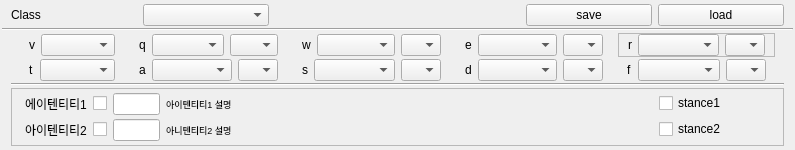
       <widget class="QWidget" name="widget_5" native="true">
        <layout class="QVBoxLayout" name="verticalLayout_7" stretch="1,0,3">
         <property name="spacing">
          <number>0</number>
         </property>
         <property name="leftMargin">
          <number>2</number>
         </property>
         <property name="topMargin">
          <number>2</number>
         </property>
         <property name="rightMargin">
          <number>2</number>
         </property>
         <property name="bottomMargin">
          <number>2</number>
         </property>
         <item>
          <widget class="QWidget" name="widget_30" native="true">
           <layout class="QHBoxLayout" name="horizontalLayout_29" stretch="1,1,2,1,1">
            <property name="topMargin">
             <number>2</number>
            </property>
            <property name="bottomMargin">
             <number>2</number>
            </property>
            <item>
             <widget class="QLabel" name="label_27">
              <property name="text">
               <string>Class</string>
              </property>
             </widget>
            </item>
            <item>
             <widget class="QComboBox" name="class_combo"/>
            </item>
            <item>
             <spacer name="horizontalSpacer_2">
              <property name="orientation">
               <enum>Qt::Horizontal</enum>
              </property>
              <property name="sizeHint" stdset="0">
               <size>
                <width>40</width>
                <height>20</height>
               </size>
              </property>
             </spacer>
            </item>
            <item>
             <widget class="QPushButton" name="btn_save">
              <property name="text">
               <string>save</string>
              </property>
             </widget>
            </item>
            <item>
             <widget class="QPushButton" name="btn_load">
              <property name="text">
               <string>load</string>
              </property>
             </widget>
            </item>
           </layout>
          </widget>
         </item>
         <item>
          <widget class="Line" name="line_7">
           <property name="orientation">
            <enum>Qt::Horizontal</enum>
           </property>
          </widget>
         </item>
         <item>
          <widget class="QWidget" name="widget_48" native="true">
           <layout class="QVBoxLayout" name="verticalLayout_11">
            <property name="spacing">
             <number>2</number>
            </property>
            <property name="topMargin">
             <number>2</number>
            </property>
            <property name="bottomMargin">
             <number>2</number>
            </property>
            <item>
             <widget class="QWidget" name="widget_49" native="true">
              <layout class="QHBoxLayout" name="horizontalLayout_40" stretch="2,3,3,3,3">
               <property name="topMargin">
                <number>0</number>
               </property>
               <property name="bottomMargin">
                <number>0</number>
               </property>
               <item>
                <widget class="QWidget" name="widget_50" native="true">
                 <layout class="QHBoxLayout" name="horizontalLayout_43">
                  <property name="topMargin">
                   <number>0</number>
                  </property>
                  <property name="bottomMargin">
                   <number>0</number>
                  </property>
                  <item>
                   <widget class="QLabel" name="label_48">
                    <property name="text">
                     <string>v</string>
                    </property>
                   </widget>
                  </item>
                  <item>
                   <widget class="QComboBox" name="v_combo">
                    <property name="sizePolicy">
                     <sizepolicy hsizetype="Expanding" vsizetype="Fixed">
                      <horstretch>0</horstretch>
                      <verstretch>0</verstretch>
                     </sizepolicy>
                    </property>
                    <property name="minimumSize">
                     <size>
                      <width>50</width>
                      <height>0</height>
                     </size>
                    </property>
                    <property name="maximumSize">
                     <size>
                      <width>300</width>
                      <height>16777215</height>
                     </size>
                    </property>
                   </widget>
                  </item>
                 </layout>
                </widget>
               </item>
               <item>
                <widget class="QWidget" name="widget_57" native="true">
                 <layout class="QHBoxLayout" name="horizontalLayout_44" stretch="0,3,2">
                  <property name="topMargin">
                   <number>0</number>
                  </property>
                  <property name="bottomMargin">
                   <number>0</number>
                  </property>
                  <item>
                   <widget class="QLabel" name="label_50">
                    <property name="text">
                     <string>q</string>
                    </property>
                   </widget>
                  </item>
                  <item>
                   <widget class="QComboBox" name="q_combo">
                    <property name="sizePolicy">
                     <sizepolicy hsizetype="Expanding" vsizetype="Fixed">
                      <horstretch>0</horstretch>
                      <verstretch>0</verstretch>
                     </sizepolicy>
                    </property>
                    <property name="minimumSize">
                     <size>
                      <width>50</width>
                      <height>0</height>
                     </size>
                    </property>
                    <property name="maximumSize">
                     <size>
                      <width>300</width>
                      <height>16777215</height>
                     </size>
                    </property>
                   </widget>
                  </item>
                  <item>
                   <widget class="QComboBox" name="q_rune_combo">
                    <property name="sizePolicy">
                     <sizepolicy hsizetype="Expanding" vsizetype="Fixed">
                      <horstretch>0</horstretch>
                      <verstretch>0</verstretch>
                     </sizepolicy>
                    </property>
                    <property name="minimumSize">
                     <size>
                      <width>40</width>
                      <height>0</height>
                     </size>
                    </property>
                    <property name="maximumSize">
                     <size>
                      <width>100</width>
                      <height>16777215</height>
                     </size>
                    </property>
                   </widget>
                  </item>
                 </layout>
                </widget>
               </item>
               <item>
                <widget class="QWidget" name="widget_58" native="true">
                 <layout class="QHBoxLayout" name="horizontalLayout_45">
                  <property name="topMargin">
                   <number>0</number>
                  </property>
                  <property name="bottomMargin">
                   <number>0</number>
                  </property>
                  <item>
                   <widget class="QLabel" name="label_51">
                    <property name="text">
                     <string>w</string>
                    </property>
                   </widget>
                  </item>
                  <item>
                   <widget class="QComboBox" name="w_combo">
                    <property name="sizePolicy">
                     <sizepolicy hsizetype="Expanding" vsizetype="Fixed">
                      <horstretch>0</horstretch>
                      <verstretch>0</verstretch>
                     </sizepolicy>
                    </property>
                    <property name="minimumSize">
                     <size>
                      <width>50</width>
                      <height>0</height>
                     </size>
                    </property>
                    <property name="maximumSize">
                     <size>
                      <width>300</width>
                      <height>16777215</height>
                     </size>
                    </property>
                   </widget>
                  </item>
                  <item>
                   <widget class="QComboBox" name="w_rune_combo">
                    <property name="sizePolicy">
                     <sizepolicy hsizetype="Expanding" vsizetype="Fixed">
                      <horstretch>0</horstretch>
                      <verstretch>0</verstretch>
                     </sizepolicy>
                    </property>
                    <property name="minimumSize">
                     <size>
                      <width>40</width>
                      <height>0</height>
                     </size>
                    </property>
                    <property name="maximumSize">
                     <size>
                      <width>40</width>
                      <height>16777215</height>
                     </size>
                    </property>
                   </widget>
                  </item>
                 </layout>
                </widget>
               </item>
               <item>
                <widget class="QWidget" name="widget_59" native="true">
                 <layout class="QHBoxLayout" name="horizontalLayout_50">
                  <property name="topMargin">
                   <number>0</number>
                  </property>
                  <property name="bottomMargin">
                   <number>0</number>
                  </property>
                  <item>
                   <widget class="QLabel" name="label_52">
                    <property name="text">
                     <string>e</string>
                    </property>
                   </widget>
                  </item>
                  <item>
                   <widget class="QComboBox" name="e_combo">
                    <property name="sizePolicy">
                     <sizepolicy hsizetype="Expanding" vsizetype="Fixed">
                      <horstretch>0</horstretch>
                      <verstretch>0</verstretch>
                     </sizepolicy>
                    </property>
                    <property name="minimumSize">
                     <size>
                      <width>50</width>
                      <height>0</height>
                     </size>
                    </property>
                    <property name="maximumSize">
                     <size>
                      <width>300</width>
                      <height>16777215</height>
                     </size>
                    </property>
                   </widget>
                  </item>
                  <item>
                   <widget class="QComboBox" name="e_rune_combo">
                    <property name="sizePolicy">
                     <sizepolicy hsizetype="Expanding" vsizetype="Fixed">
                      <horstretch>0</horstretch>
                      <verstretch>0</verstretch>
                     </sizepolicy>
                    </property>
                    <property name="minimumSize">
                     <size>
                      <width>40</width>
                      <height>0</height>
                     </size>
                    </property>
                    <property name="maximumSize">
                     <size>
                      <width>40</width>
                      <height>16777215</height>
                     </size>
                    </property>
                   </widget>
                  </item>
                 </layout>
                </widget>
               </item>
               <item>
                <widget class="QFrame" name="frame_3">
                 <property name="frameShape">
                  <enum>QFrame::StyledPanel</enum>
                 </property>
                 <property name="frameShadow">
                  <enum>QFrame::Raised</enum>
                 </property>
                 <layout class="QHBoxLayout" name="horizontalLayout_51">
                  <property name="topMargin">
                   <number>0</number>
                  </property>
                  <property name="bottomMargin">
                   <number>0</number>
                  </property>
                  <item>
                   <widget class="QLabel" name="label_53">
                    <property name="text">
                     <string>r</string>
                    </property>
                   </widget>
                  </item>
                  <item>
                   <widget class="QComboBox" name="r_combo">
                    <property name="sizePolicy">
                     <sizepolicy hsizetype="Expanding" vsizetype="Fixed">
                      <horstretch>0</horstretch>
                      <verstretch>0</verstretch>
                     </sizepolicy>
                    </property>
                    <property name="minimumSize">
                     <size>
                      <width>50</width>
                      <height>0</height>
                     </size>
                    </property>
                    <property name="maximumSize">
                     <size>
                      <width>300</width>
                      <height>16777215</height>
                     </size>
                    </property>
                   </widget>
                  </item>
                  <item>
                   <widget class="QComboBox" name="r_rune_combo">
                    <property name="sizePolicy">
                     <sizepolicy hsizetype="Expanding" vsizetype="Fixed">
                      <horstretch>0</horstretch>
                      <verstretch>0</verstretch>
                     </sizepolicy>
                    </property>
                    <property name="minimumSize">
                     <size>
                      <width>40</width>
                      <height>0</height>
                     </size>
                    </property>
                    <property name="maximumSize">
                     <size>
                      <width>40</width>
                      <height>16777215</height>
                     </size>
                    </property>
                   </widget>
                  </item>
                 </layout>
                </widget>
               </item>
              </layout>
             </widget>
            </item>
            <item>
             <widget class="QWidget" name="widget_60" native="true">
              <layout class="QHBoxLayout" name="horizontalLayout_52" stretch="2,3,3,3,3">
               <property name="topMargin">
                <number>0</number>
               </property>
               <property name="bottomMargin">
                <number>0</number>
               </property>
               <item>
                <widget class="QWidget" name="widget_61" native="true">
                 <layout class="QHBoxLayout" name="horizontalLayout_53">
                  <property name="topMargin">
                   <number>0</number>
                  </property>
                  <property name="bottomMargin">
                   <number>0</number>
                  </property>
                  <item>
                   <widget class="QLabel" name="label_54">
                    <property name="text">
                     <string>t</string>
                    </property>
                   </widget>
                  </item>
                  <item>
                   <widget class="QComboBox" name="t_combo">
                    <property name="sizePolicy">
                     <sizepolicy hsizetype="Expanding" vsizetype="Fixed">
                      <horstretch>0</horstretch>
                      <verstretch>0</verstretch>
                     </sizepolicy>
                    </property>
                    <property name="minimumSize">
                     <size>
                      <width>50</width>
                      <height>0</height>
                     </size>
                    </property>
                    <property name="maximumSize">
                     <size>
                      <width>300</width>
                      <height>16777215</height>
                     </size>
                    </property>
                   </widget>
                  </item>
                 </layout>
                </widget>
               </item>
               <item>
                <widget class="QWidget" name="widget_62" native="true">
                 <layout class="QHBoxLayout" name="horizontalLayout_54">
                  <property name="topMargin">
                   <number>0</number>
                  </property>
                  <property name="bottomMargin">
                   <number>0</number>
                  </property>
                  <item>
                   <widget class="QLabel" name="label_55">
                    <property name="text">
                     <string>a</string>
                    </property>
                   </widget>
                  </item>
                  <item>
                   <widget class="QComboBox" name="a_combo">
                    <property name="sizePolicy">
                     <sizepolicy hsizetype="Expanding" vsizetype="Fixed">
                      <horstretch>0</horstretch>
                      <verstretch>0</verstretch>
                     </sizepolicy>
                    </property>
                    <property name="minimumSize">
                     <size>
                      <width>50</width>
                      <height>0</height>
                     </size>
                    </property>
                    <property name="maximumSize">
                     <size>
                      <width>300</width>
                      <height>16777215</height>
                     </size>
                    </property>
                   </widget>
                  </item>
                  <item>
                   <widget class="QComboBox" name="a_rune_combo">
                    <property name="sizePolicy">
                     <sizepolicy hsizetype="Expanding" vsizetype="Fixed">
                      <horstretch>0</horstretch>
                      <verstretch>0</verstretch>
                     </sizepolicy>
                    </property>
                    <property name="minimumSize">
                     <size>
                      <width>40</width>
                      <height>0</height>
                     </size>
                    </property>
                    <property name="maximumSize">
                     <size>
                      <width>40</width>
                      <height>16777215</height>
                     </size>
                    </property>
                   </widget>
                  </item>
                 </layout>
                </widget>
               </item>
               <item>
                <widget class="QWidget" name="widget_63" native="true">
                 <layout class="QHBoxLayout" name="horizontalLayout_55">
                  <property name="topMargin">
                   <number>0</number>
                  </property>
                  <property name="bottomMargin">
                   <number>0</number>
                  </property>
                  <item>
                   <widget class="QLabel" name="label_56">
                    <property name="text">
                     <string>s</string>
                    </property>
                   </widget>
                  </item>
                  <item>
                   <widget class="QComboBox" name="s_combo">
                    <property name="sizePolicy">
                     <sizepolicy hsizetype="Expanding" vsizetype="Fixed">
                      <horstretch>0</horstretch>
                      <verstretch>0</verstretch>
                     </sizepolicy>
                    </property>
                    <property name="minimumSize">
                     <size>
                      <width>50</width>
                      <height>0</height>
                     </size>
                    </property>
                    <property name="maximumSize">
                     <size>
                      <width>300</width>
                      <height>16777215</height>
                     </size>
                    </property>
                   </widget>
                  </item>
                  <item>
                   <widget class="QComboBox" name="s_rune_combo">
                    <property name="sizePolicy">
                     <sizepolicy hsizetype="Expanding" vsizetype="Fixed">
                      <horstretch>0</horstretch>
                      <verstretch>0</verstretch>
                     </sizepolicy>
                    </property>
                    <property name="minimumSize">
                     <size>
                      <width>40</width>
                      <height>0</height>
                     </size>
                    </property>
                    <property name="maximumSize">
                     <size>
                      <width>40</width>
                      <height>16777215</height>
                     </size>
                    </property>
                   </widget>
                  </item>
                 </layout>
                </widget>
               </item>
               <item>
                <widget class="QWidget" name="widget_64" native="true">
                 <layout class="QHBoxLayout" name="horizontalLayout_56">
                  <property name="topMargin">
                   <number>0</number>
                  </property>
                  <property name="bottomMargin">
                   <number>0</number>
                  </property>
                  <item>
                   <widget class="QLabel" name="label_57">
                    <property name="text">
                     <string>d</string>
                    </property>
                   </widget>
                  </item>
                  <item>
                   <widget class="QComboBox" name="d_combo">
                    <property name="sizePolicy">
                     <sizepolicy hsizetype="Expanding" vsizetype="Fixed">
                      <horstretch>0</horstretch>
                      <verstretch>0</verstretch>
                     </sizepolicy>
                    </property>
                    <property name="minimumSize">
                     <size>
                      <width>50</width>
                      <height>0</height>
                     </size>
                    </property>
                    <property name="maximumSize">
                     <size>
                      <width>300</width>
                      <height>16777215</height>
                     </size>
                    </property>
                   </widget>
                  </item>
                  <item>
                   <widget class="QComboBox" name="d_rune_combo">
                    <property name="sizePolicy">
                     <sizepolicy hsizetype="Expanding" vsizetype="Fixed">
                      <horstretch>0</horstretch>
                      <verstretch>0</verstretch>
                     </sizepolicy>
                    </property>
                    <property name="minimumSize">
                     <size>
                      <width>40</width>
                      <height>0</height>
                     </size>
                    </property>
                    <property name="maximumSize">
                     <size>
                      <width>40</width>
                      <height>16777215</height>
                     </size>
                    </property>
                   </widget>
                  </item>
                 </layout>
                </widget>
               </item>
               <item>
                <widget class="QWidget" name="widget_65" native="true">
                 <layout class="QHBoxLayout" name="horizontalLayout_57">
                  <property name="topMargin">
                   <number>0</number>
                  </property>
                  <property name="bottomMargin">
                   <number>0</number>
                  </property>
                  <item>
                   <widget class="QLabel" name="label_58">
                    <property name="text">
                     <string>f</string>
                    </property>
                   </widget>
                  </item>
                  <item>
                   <widget class="QComboBox" name="f_combo">
                    <property name="sizePolicy">
                     <sizepolicy hsizetype="Expanding" vsizetype="Fixed">
                      <horstretch>0</horstretch>
                      <verstretch>0</verstretch>
                     </sizepolicy>
                    </property>
                    <property name="minimumSize">
                     <size>
                      <width>50</width>
                      <height>0</height>
                     </size>
                    </property>
                    <property name="maximumSize">
                     <size>
                      <width>300</width>
                      <height>16777215</height>
                     </size>
                    </property>
                   </widget>
                  </item>
                  <item>
                   <widget class="QComboBox" name="f_rune_combo">
                    <property name="sizePolicy">
                     <sizepolicy hsizetype="Expanding" vsizetype="Fixed">
                      <horstretch>0</horstretch>
                      <verstretch>0</verstretch>
                     </sizepolicy>
                    </property>
                    <property name="minimumSize">
                     <size>
                      <width>40</width>
                      <height>0</height>
                     </size>
                    </property>
                    <property name="maximumSize">
                     <size>
                      <width>40</width>
                      <height>16777215</height>
                     </size>
                    </property>
                   </widget>
                  </item>
                 </layout>
                </widget>
               </item>
              </layout>
             </widget>
            </item>
            <item>
             <widget class="Line" name="line_8">
              <property name="orientation">
               <enum>Qt::Horizontal</enum>
              </property>
             </widget>
            </item>
            <item>
             <widget class="QFrame" name="frame">
              <property name="frameShape">
               <enum>QFrame::StyledPanel</enum>
              </property>
              <property name="frameShadow">
               <enum>QFrame::Raised</enum>
              </property>
              <layout class="QHBoxLayout" name="horizontalLayout" stretch="5,1">
               <property name="topMargin">
                <number>0</number>
               </property>
               <property name="bottomMargin">
                <number>0</number>
               </property>
               <item>
                <widget class="QWidget" name="widget_2" native="true">
                 <layout class="QVBoxLayout" name="verticalLayout">
                  <property name="spacing">
                   <number>0</number>
                  </property>
                  <property name="leftMargin">
                   <number>2</number>
                  </property>
                  <property name="topMargin">
                   <number>2</number>
                  </property>
                  <property name="rightMargin">
                   <number>2</number>
                  </property>
                  <property name="bottomMargin">
                   <number>2</number>
                  </property>
                  <item>
                   <widget class="QWidget" name="widget_66" native="true">
                    <layout class="QHBoxLayout" name="horizontalLayout_58" stretch="1,0,1,10">
                     <property name="leftMargin">
                      <number>2</number>
                     </property>
                     <property name="topMargin">
                      <number>2</number>
                     </property>
                     <property name="rightMargin">
                      <number>2</number>
                     </property>
                     <property name="bottomMargin">
                      <number>2</number>
                     </property>
                     <item>
                      <widget class="QLabel" name="label_59">
                       <property name="text">
                        <string>에이텐티티1</string>
                       </property>
                      </widget>
                     </item>
                     <item>
                      <widget class="QCheckBox" name="identity1_check">
                       <property name="text">
                        <string/>
                       </property>
                      </widget>
                     </item>
                     <item>
                      <widget class="QLineEdit" name="identity1_line"/>
                     </item>
                     <item>
                      <widget class="QLabel" name="identity1_label">
                       <property name="font">
                        <font>
                         <pointsize>7</pointsize>
                        </font>
                       </property>
                       <property name="text">
                        <string>아이텐티티1 설명</string>
                       </property>
                      </widget>
                     </item>
                    </layout>
                   </widget>
                  </item>
                  <item>
                   <widget class="QWidget" name="widget_67" native="true">
                    <layout class="QHBoxLayout" name="horizontalLayout_59" stretch="1,0,1,10">
                     <property name="leftMargin">
                      <number>2</number>
                     </property>
                     <property name="topMargin">
                      <number>2</number>
                     </property>
                     <property name="rightMargin">
                      <number>2</number>
                     </property>
                     <property name="bottomMargin">
                      <number>2</number>
                     </property>
                     <item>
                      <widget class="QLabel" name="label_60">
                       <property name="text">
                        <string>아이텐티티2</string>
                       </property>
                      </widget>
                     </item>
                     <item>
                      <widget class="QCheckBox" name="identity2_check">
                       <property name="text">
                        <string/>
                       </property>
                      </widget>
                     </item>
                     <item>
                      <widget class="QLineEdit" name="identity2_line"/>
                     </item>
                     <item>
                      <widget class="QLabel" name="identity2_label">
                       <property name="font">
                        <font>
                         <pointsize>7</pointsize>
                        </font>
                       </property>
                       <property name="text">
                        <string>아니텐티티2 설명</string>
                       </property>
                      </widget>
                     </item>
                    </layout>
                   </widget>
                  </item>
                 </layout>
                </widget>
               </item>
               <item>
                <widget class="QWidget" name="stance_widget" native="true">
                 <layout class="QVBoxLayout" name="verticalLayout_2">
                  <property name="spacing">
                   <number>2</number>
                  </property>
                  <property name="topMargin">
                   <number>0</number>
                  </property>
                  <property name="bottomMargin">
                   <number>0</number>
                  </property>
                  <item>
                   <widget class="QCheckBox" name="stance1_check">
                    <property name="enabled">
                     <bool>true</bool>
                    </property>
                    <property name="text">
                     <string>stance1</string>
                    </property>
                   </widget>
                  </item>
                  <item>
                   <widget class="QCheckBox" name="stance2_check">
                    <property name="text">
                     <string>stance2</string>
                    </property>
                   </widget>
                  </item>
                 </layout>
                </widget>
               </item>
              </layout>
             </widget>
            </item>
           </layout>
          </widget>
         </item>
        </layout>
       </widget>
